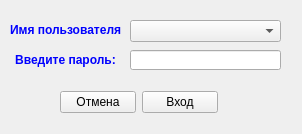
<?xml version="1.0" encoding="UTF-8"?>
<ui version="4.0">
 <class>Form</class>
 <widget class="QWidget" name="Form">
  <property name="windowModality">
   <enum>Qt::ApplicationModal</enum>
  </property>
  <property name="geometry">
   <rect>
    <x>0</x>
    <y>0</y>
    <width>302</width>
    <height>134</height>
   </rect>
  </property>
  <property name="maximumSize">
   <size>
    <width>302</width>
    <height>134</height>
   </size>
  </property>
  <property name="windowTitle">
   <string>Идентификация пользователя</string>
  </property>
  <widget class="QComboBox" name="edtInputUser">
   <property name="geometry">
    <rect>
     <x>130</x>
     <y>20</y>
     <width>151</width>
     <height>22</height>
    </rect>
   </property>
  </widget>
  <widget class="QLineEdit" name="InputPassw">
   <property name="geometry">
    <rect>
     <x>130</x>
     <y>50</y>
     <width>151</width>
     <height>20</height>
    </rect>
   </property>
   <property name="styleSheet">
    <string notr="true"/>
   </property>
   <property name="echoMode">
    <enum>QLineEdit::Password</enum>
   </property>
  </widget>
  <widget class="QLabel" name="labelInputPassw">
   <property name="geometry">
    <rect>
     <x>10</x>
     <y>50</y>
     <width>111</width>
     <height>20</height>
    </rect>
   </property>
   <property name="text">
    <string>&lt;html&gt;&lt;head/&gt;&lt;body&gt;&lt;p&gt;&lt;span style=&quot; font-weight:600; color:#0000ff;&quot;&gt;Введите пароль:&lt;/span&gt;&lt;/p&gt;&lt;/body&gt;&lt;/html&gt;</string>
   </property>
   <property name="alignment">
    <set>Qt::AlignCenter</set>
   </property>
  </widget>
  <widget class="QLabel" name="labelInputPassw_2">
   <property name="geometry">
    <rect>
     <x>10</x>
     <y>20</y>
     <width>111</width>
     <height>20</height>
    </rect>
   </property>
   <property name="text">
    <string>&lt;html&gt;&lt;head/&gt;&lt;body&gt;&lt;p&gt;&lt;span style=&quot; font-weight:600; color:#0000ff;&quot;&gt;Имя пользователя:&lt;/span&gt;&lt;/p&gt;&lt;/body&gt;&lt;/html&gt;</string>
   </property>
   <property name="alignment">
    <set>Qt::AlignCenter</set>
   </property>
  </widget>
  <widget class="QWidget" name="layoutWidget">
   <property name="geometry">
    <rect>
     <x>60</x>
     <y>90</y>
     <width>158</width>
     <height>25</height>
    </rect>
   </property>
   <layout class="QHBoxLayout" name="horizontalLayout">
    <item>
     <widget class="QPushButton" name="btnQuit">
      <property name="text">
       <string>Отмена</string>
      </property>
     </widget>
    </item>
    <item>
     <widget class="QPushButton" name="btnOK">
      <property name="text">
       <string>Вход</string>
      </property>
     </widget>
    </item>
   </layout>
  </widget>
  <zorder>layoutWidget</zorder>
  <zorder>edtInputUser</zorder>
  <zorder>InputPassw</zorder>
  <zorder>labelInputPassw</zorder>
  <zorder>labelInputPassw_2</zorder>
 </widget>
 <resources/>
 <connections/>
</ui>
